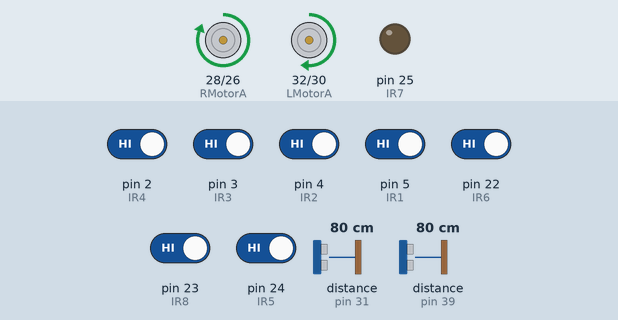
The sketch below on a simulated Arduino Mega 2560, built with avr-gcc and run on an emulated ATmega2560. Shown: motor-driver pin pairs drawn as motors (green arrow = first pin HIGH = forward, orange = second pin HIGH = backward, longer = more drive, scaled by the enable pin), output pins drawn as LEDs (lit = HIGH). The inputs (shaded band) are chosen by the test bench; at power-on: pin 2 (IR4), pin 3 (IR3), pin 4 (IR2), pin 5 (IR1), pin 22 (IR6), pin 23 (IR8), pin 24 (IR5) HIGH, distance to the obstacle (sensors on pin 31, pin 39) 80 cm. The echo pulse lasts 58.3 µs per cm; what the sketch prints to the serial monitor is not drawn.

Above: at 1.2 s.
1.3 s: distance to the obstacle (sensor on pin 31) set to 22 cm
2.8 s: distance to the obstacle (sensor on pin 31) set to 18 cm
At 2.91 s:
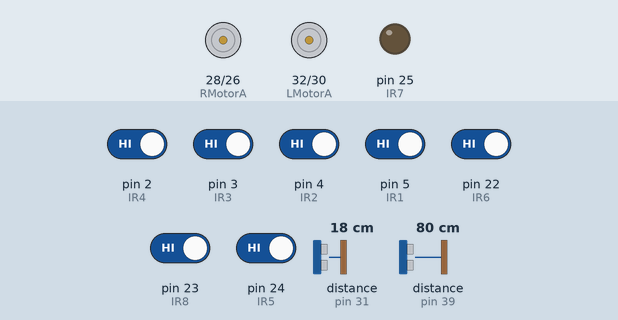
At 3.9 s:
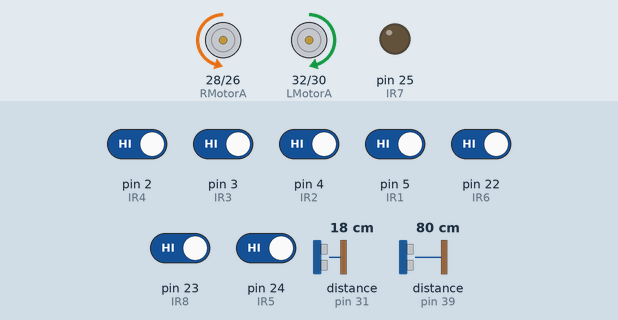
Timing chart, 0 to 5.8 s (numbered marks = the images above; inputs shaded):
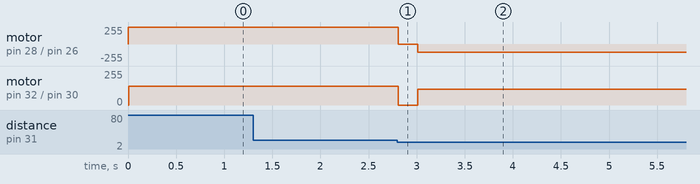

Measured:
- the behaviour switches between 21 and 20 cm on distance to the obstacle (sensor on pin 31) (found by bisection; images 0 and 1)
- after the input at 2.8 s, motor on pin 28 (RMotorA) / pin 26 (RMotorB): forward 255/255 → stopped at once, → backward 120/255 0.20 s later; motor on pin 32 (LMotorA) / pin 30 (LMotorB): forward 140/255 → stopped at once, → forward 120/255 0.20 s later

The sketch:

With_PID_Control.ino
```cpp
#include <NewPing.h>
#define IR1 5
#define IR2 4
#define IR3 3
#define IR4 2
#define IR5 24
#define IR6 22
#define IR7 25
#define IR8 23

#define LMotorA 32
#define LMotorB 30
#define LMotorPWM 10

#define RMotorA 28
#define RMotorB 26
#define RMotorPWM 9

int IR_val[8] = {0, 0, 0, 0, 0, 0, 0, 0};
int IR_weights[8] = {-60, -15, -10, -5, 5, 10, 15, 60};


int LMotorSpeed = 0;
int RMotorSpeed = 0;
int speedAdjust = 0;

float P, I, D;
float error;
float previousError = 0;
float Kp = 4;
float Kd = 4;
float Ki = 0;

void read_IR();
void PID_control();
void mdrive();

#define USR1_Trig 38
#define USR1_Echo 39
#define USR2_Trig 25
#define USR2_Echo 53
#define USL1_Trig 37
#define USL1_Echo 31
#define USL2_Trig 50
#define USL2_Echo 48
#define max_distance 20

NewPing SonarL1(USL1_Trig,USL1_Echo,max_distance);
NewPing SonarL2(USL2_Trig,USL2_Echo,max_distance);
NewPing SonarR1(USR1_Trig,USR1_Echo,max_distance);
NewPing SonarR2(USR2_Trig,USR2_Echo,max_distance);

int Us_val[2] = {0,0};
//int Us_weights[4] = {-1,-1,1,1};
float Pw,Iw,Dw;
int errorw = 0;
float previousErrorw = 0;
float Kpw = 4;
float Kdw = 1;
float Kiw = 0;
void read_US();
int speedAdjustw = 0;
int safety_distance = 18;
int Left_US = 0;
int Right_US = 0;

void setup() {
  Serial.begin(9600);

  pinMode(LMotorA, OUTPUT);
  pinMode(LMotorB, OUTPUT);
  pinMode(LMotorPWM, OUTPUT);

  pinMode(RMotorA, OUTPUT);
  pinMode(RMotorB, OUTPUT);
  pinMode(RMotorPWM, OUTPUT);

  pinMode(USL1_Trig,OUTPUT);
  pinMode(USL1_Echo,INPUT);
  pinMode(USL2_Trig,OUTPUT);
  pinMode(USL2_Echo,INPUT);
  pinMode(USR1_Trig,OUTPUT);
  pinMode(USR1_Echo,INPUT);
  pinMode(USR2_Trig,OUTPUT);
  pinMode(USR2_Echo,INPUT);


}

void loop() {
  Serial.println("A");
  int ml = 200;
  int mr = 200;
  read_IR();
  read_US();

  if (Us_val[0] != 0){
    Serial.println("B");
    mdrive(0,0);
    delay(200);
    read_IR();
    while (IR_val[0] == 1 || IR_val[1] == 1 || IR_val[2] == 1 || IR_val[3] == 1 || IR_val[4] == 1 || IR_val[5] == 1 || IR_val[6] == 1 || IR_val[7] == 1){
      mdrive(120,-120);
      read_IR();
      }
    mdrive(0,0);delay(1000);
    //IR_val[0] != 1 && IR_val[1] != 1 && IR_val[2] != 1 && IR_val[3] != 1 && IR_val[4] != 1 && IR_val[5] != 1 && IR_val[6] != 1 &&
    read_IR();
    while (IR_val[3] != 1 && IR_val[4] != 1){
      Serial.println("N");
      PID_control("WallL");
      mdrive(ml + speedAdjust + speedAdjustw, mr - speedAdjust - speedAdjustw);
      read_IR();
      }
      mdrive(120,-120);
      delay(1000);
    }
  else if (Us_val[1] != 0){
    Serial.println("B");
    mdrive(0,0);
    delay(200);
    read_IR();
    while (IR_val[0] == 1 || IR_val[1] == 1 || IR_val[2] == 1 || IR_val[3] == 1 || IR_val[4] == 1 || IR_val[5] == 1 || IR_val[6] == 1 || IR_val[7] == 1){
      mdrive(120,-120);
      read_IR();
      }
    mdrive(0,0);delay(1000);
    //IR_val[0] != 1 && IR_val[1] != 1 && IR_val[2] != 1 && IR_val[3] != 1 && IR_val[4] != 1 && IR_val[5] != 1 && IR_val[6] != 1 &&
    read_IR();
    while (IR_val[3] != 1 && IR_val[4] != 1){
      Serial.println("N");
      PID_control("WallR");
      mdrive(ml + speedAdjust - speedAdjustw, mr - speedAdjust + speedAdjustw);
      read_IR();
      }
    }

  Serial.println("C");
  PID_control("Line");


  mdrive(ml + speedAdjust - speedAdjustw, mr - speedAdjust + speedAdjustw);

  if (IR_val[0] == 1 && IR_val[1] == 1 && IR_val[2] == 1 && IR_val[3] == 1 && IR_val[4] == 1 && IR_val[5] == 1 && IR_val[6] == 1 && IR_val[7] == 1) {
    mdrive(100, 100);
    delay(100);
    read_IR();
    if (IR_val[0] == 1 && IR_val[1] == 1 && IR_val[2] == 1 && IR_val[3] == 1 && IR_val[4] == 1 && IR_val[5] == 1 && IR_val[6] == 1 && IR_val[7] == 1) {
      delay(100);
      read_IR();
      if (IR_val[0] == 1 && IR_val[1] == 1 && IR_val[2] == 1 && IR_val[3] == 1 && IR_val[4] == 1 && IR_val[5] == 1 && IR_val[6] == 1 && IR_val[7] == 1) {
        delay(100);
        read_IR();
        if (IR_val[0] == 1 && IR_val[1] == 1 && IR_val[2] == 1 && IR_val[3] == 1 && IR_val[4] == 1 && IR_val[5] == 1 && IR_val[6] == 1 && IR_val[7] == 1) {
          while (1) {
            delay(200);
            mdrive(0, 0);
          }
        } else {
          mdrive(-120, 120);
          delay(350);
        }
      }
    }
  }
}

void read_IR() {
  Serial.println("I");
  IR_val[0] = !digitalRead(IR1);
  IR_val[1] = !digitalRead(IR2);
  IR_val[2] = !digitalRead(IR3);
  IR_val[3] = !digitalRead(IR4);
  IR_val[4] = !digitalRead(IR5);
  IR_val[5] = !digitalRead(IR6);
  IR_val[6] = !digitalRead(IR7);
  IR_val[7] = !digitalRead(IR8);
}

void PID_control(const char* mode) {

  if (strcmp_P(mode, PSTR("Line")) == 0) {
  Serial.println("Line");
  error = 0;

  for (int i = 0; i < 8; i++) {
    error += IR_weights[i] * IR_val[i];
  }

  P = error;
  I = I + error;
  D = error - previousError;

  previousError = error;

  speedAdjust = Kp * P + Ki * I + Kd * D;
  speedAdjustw = 0;
  }

  else if (strcmp_P(mode, PSTR("WallL")) == 0){
    Serial.println("WallL");

    errorw = 0;


    Left_US = SonarL2.ping_cm();
    errorw = safety_distance - Left_US;

    Pw = errorw;
    Iw = Iw + errorw;
    Dw = errorw - previousErrorw;

    previousErrorw = errorw;

    speedAdjustw = Kpw * Pw + Kiw * Iw + Kdw * Dw;
    speedAdjust = 0;
  }

    else if (strcmp_P(mode, PSTR("WallR")) == 0){
    Serial.println("WallR");

    errorw = 0;

    Right_US = SonarR2.ping_cm();
    errorw = safety_distance - Right_US;

    Pw = errorw;
    Iw = Iw + errorw;
    Dw = errorw - previousErrorw;

    previousErrorw = errorw;

    speedAdjustw = Kpw * Pw + Kiw * Iw + Kdw * Dw;
    speedAdjust = 0;


    }

}

void mdrive(int ml, int mr) {
  if (ml > 0) {
    if (ml > 255) {
      ml = 255;
    }
    digitalWrite(LMotorA, HIGH);
    digitalWrite(LMotorB, LOW);
    analogWrite(LMotorPWM, ml);
  } else {
    if (ml < -255) {
      ml = -255;
    }
    digitalWrite(LMotorA, LOW);
    digitalWrite(LMotorB, HIGH);
    analogWrite(LMotorPWM, -1 * ml);
  }
  if (mr > 0) {
    if (mr > 255) {
      mr = 255;
    }
    digitalWrite(RMotorA, HIGH);
    digitalWrite(RMotorB, LOW);
    analogWrite(RMotorPWM, mr);
  } else {
    if (mr < -255) {
      mr = -255;
    }
    digitalWrite(RMotorA, LOW);
    digitalWrite(RMotorB, HIGH);
    analogWrite(RMotorPWM, -1 * mr);
  }
}
void read_US(){
  Us_val[0] = SonarL1.ping_cm();
  Serial.println(Us_val[0]);
//  Us_val[1] = SonarL2.ping_cm();
//  Serial.println(Us_val[1]);
  Us_val[1] = SonarR1.ping_cm();
  Serial.println(Us_val[1]);
//  Us_val[3] = SonarR2.ping_cm();
//  Serial.println(Us_val[3]);
  }
```
